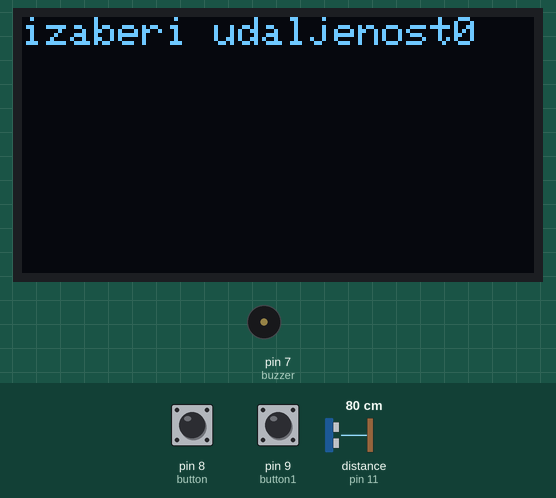
Recording of a sketch running on a simulated Arduino Uno, built with avr-gcc and run on an emulated ATmega328P. On the bench: 128×64 one-colour display, buzzer (waves = sounding, pin HIGH). Wiring (inferred from the names in the program): ultrasonic range finder: trigger pin 10; echo pin 11. Inputs (shaded band) come from the test bench; at power-on: pin 8 (button) HIGH, distance to the obstacle (sensor on pin 11) 80 cm, pin 9 (button1) HIGH. The echo pulse lasts 58.3 µs per cm; pins used as bus, display or sensor lines are not drawn.

Above: at 1.8 s.
1.9 s: pin 8 (button) pulled LOW for 3.2 s
At 5.4 s:
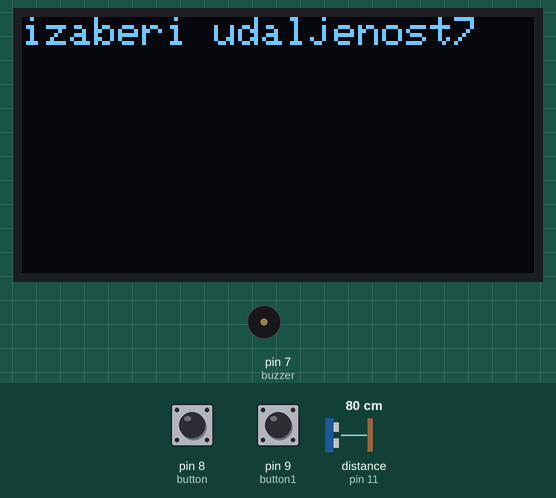
6.6 s: distance to the obstacle (sensor on pin 11) set to 2 cm
At 9.3 s:
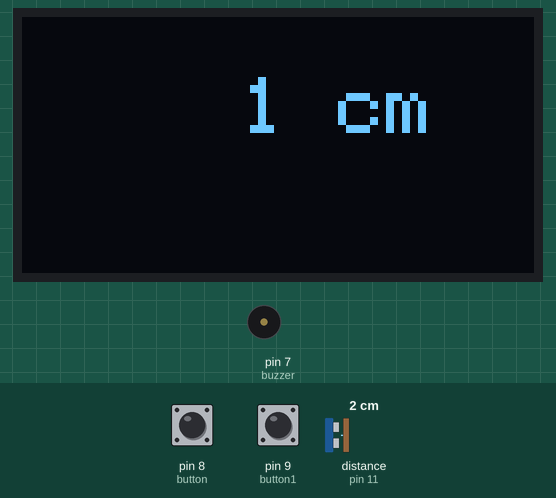
9.6 s: distance to the obstacle (sensor on pin 11) set to 4 cm
At 10.5 s:
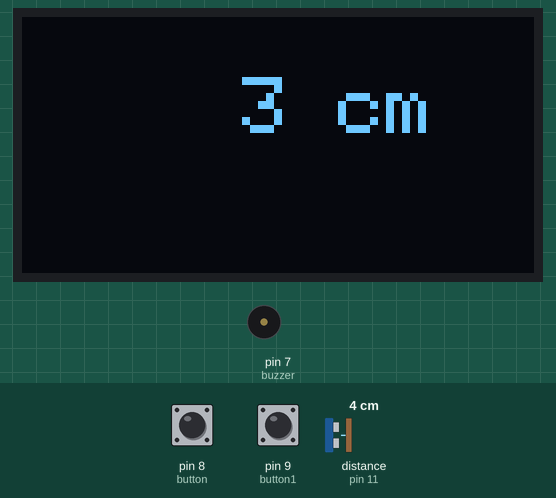
11.2 s: distance to the obstacle (sensor on pin 11) set to 9 cm
At 12.1 s:
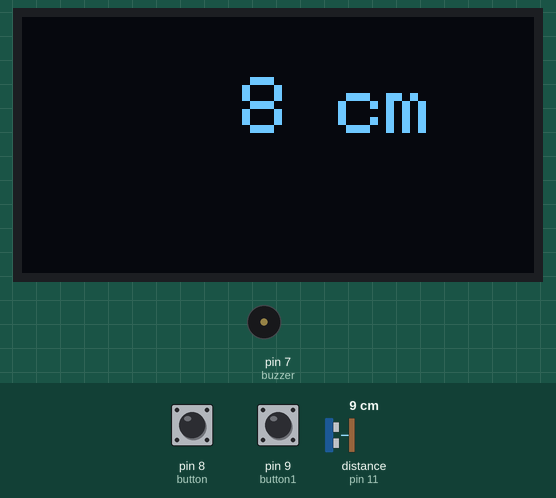
Timing chart, 0 to 13.7 s (numbered marks = the images above; inputs shaded):
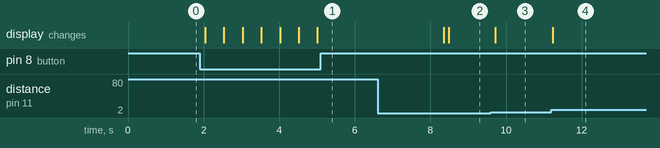

The sketch:

mjerac_OLED.ino
```cpp
#include <SPI.h>
#include <Wire.h>
#include <Adafruit_GFX.h>
#include <Adafruit_SSD1306.h>

#define OLED_RESET 4
Adafruit_SSD1306 display(OLED_RESET);

int udaljenost;
long duration;
int button=8;
int button1=9;
int trigpin=10;
int echopin=11;
int buzzer=7;

int radnja_arduina;
bool potvrda=false;
unsigned long zadnji_pritisak=0;
int duzina=0;


void setup() {
  Serial.begin(9600);
  display.begin(SSD1306_SWITCHCAPVCC, 0x3C);
  display.clearDisplay();
  display.setTextSize(1);
  display.setTextColor(WHITE);
  display.clearDisplay();
  pinMode(trigpin, OUTPUT);
  pinMode(echopin, INPUT);
  pinMode(button, INPUT_PULLUP);
  pinMode(button1, INPUT_PULLUP);
  pinMode(buzzer, OUTPUT);
}


void loop() {
  zadnji_pritisak=millis();
  while(potvrda==false){
    if (digitalRead(button)==LOW){
      ++duzina;
      display.clearDisplay();
      display.setCursor(0, 0);
      display.print("izaberi udaljenost");
      display.println(duzina);
      display.display();
      zadnji_pritisak=millis();
      delay(100);
    }
    else{
      display.clearDisplay();
      display.setCursor(0, 0);
      display.print("izaberi udaljenost");
      display.println(duzina);
      display.display();
      delay(100);
    }
    if (digitalRead(button1)==LOW){
      --duzina;
      display.clearDisplay();
      display.setCursor(0, 0);
      display.print("izaberi udaljenost");
      display.println(duzina);
      display.display();
      zadnji_pritisak=millis();
      delay(100);
    }
    else{
      display.clearDisplay();
      display.setCursor(0, 0);
      display.print("izaberi udaljenost");
      display.println(duzina);
      display.display();
      delay(100);
    }
    if (millis()- zadnji_pritisak>=3000){
      potvrda=true;
    }
    else{
      display.clearDisplay();
      display.setCursor(0, 0);
      display.print("izaberi udaljenost");
      display.println(duzina);
      display.display();
      delay(100);
    }
    delay(110);


  }
  while(true){
    digitalWrite(trigpin, LOW);
    delayMicroseconds(2);

    digitalWrite(trigpin, HIGH);
    delayMicroseconds(10);
    digitalWrite(trigpin, LOW);

    duration= pulseIn(echopin, HIGH);
    udaljenost= duration*0.034/2;
    display.setTextColor(WHITE);
    display.setCursor(55,15);
    display.setTextSize(2);
    display.print(udaljenost);
    display.println(" cm");
    display.display();
    display.clearDisplay();
    delay(110);
    if (udaljenost==duzina){
      digitalWrite(buzzer, HIGH);
      delay(100);
      digitalWrite(buzzer, LOW);

    }
    else{
      digitalWrite(buzzer, LOW);
    }


  }
}
```

Measured:
- after the input at 1.9 s, the display: first changes after 0.14 s (image 1 shows a later state)
- after the input at 9.6 s, the display: changes after 0.12 s (image 3)
- after the input at 11.2 s, the display: changes at once (image 4)
